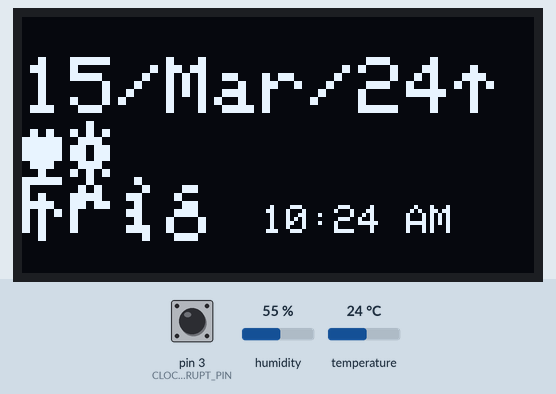
Simulated run of this sketch. Board: Arduino Uno, built with avr-gcc and run on an emulated ATmega328P. Parts: 128×64 one-colour display. The test bench sets the inputs (shaded band); at power-on: pin 3 (CLOCK_INTERRUPT_PIN) HIGH, humidity 55 %, temperature 24 °C. The local clock reads 2024-03-15 10:24:30 at power-on unless the sketch sets it; the sensor or clock chip raises its interrupt line as the real part does; what the sketch prints to the serial monitor is not drawn.

Above: at 5.2 s.
5.3 s: pin 3 (CLOCK_INTERRUPT_PIN) pulled LOW for 3 s
At 5.7 s:
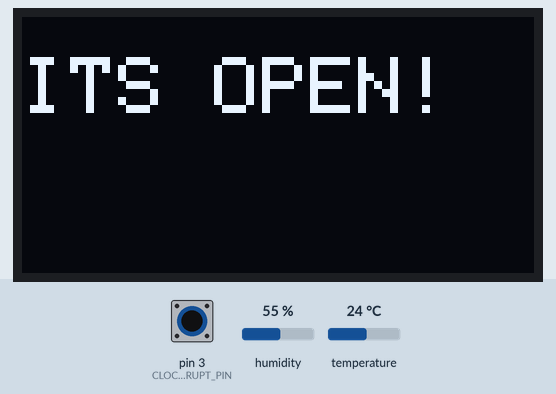
17.8 s: pin 3 (CLOCK_INTERRUPT_PIN) pulled LOW for 3 s
29.9 s: humidity set to 22 %
At 33.9 s:
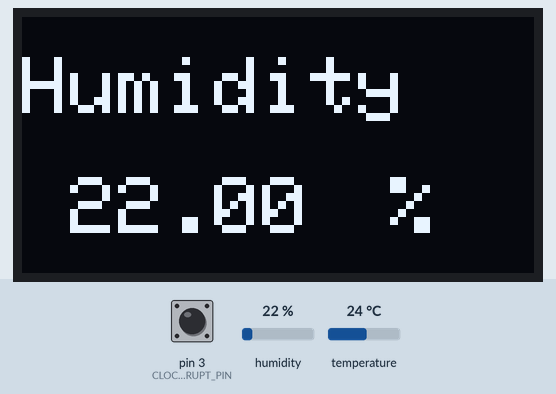
43.9 s: pin 3 (CLOCK_INTERRUPT_PIN) pulled LOW for 3 s
At 44.6 s:
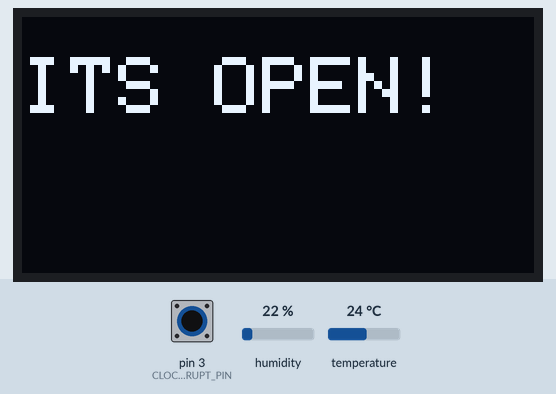
56.0 s: pin 3 (CLOCK_INTERRUPT_PIN) pulled LOW for 3 s
68.1 s: temperature set to 12 °C
At 78.6 s:
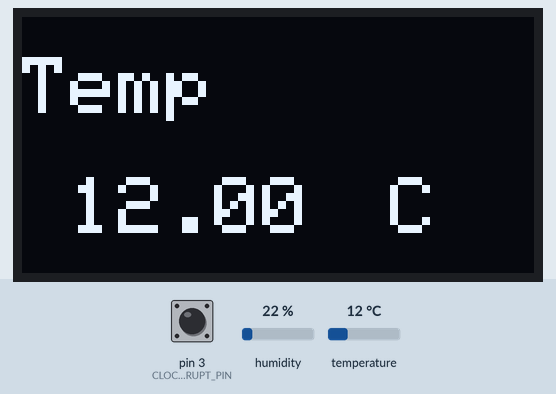
Timing chart, 0 to 80.1 s (numbered marks = the images above; inputs shaded):
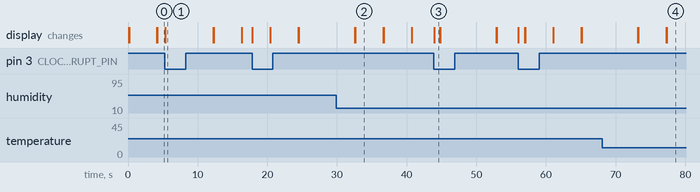

The sketch:

Sketch_03.ino
```cpp
#include <stdlib.h>
/*************************************************************************/

#include "DHT.h"

#define DHTPIN 2     // Digital pin connected to the DHT sensor

#define DHTTYPE DHT11
DHT dht(DHTPIN, DHTTYPE);

/**************************************************************************/

#include <SPI.h>
#include <Wire.h>
#include <Adafruit_GFX.h>
#include <Adafruit_SSD1306.h>

#define SCREEN_WIDTH 128 // OLED display width, in pixels
#define SCREEN_HEIGHT 64 // OLED display height, in pixels

// Declaration for an SSD1306 display connected to I2C (SDA, SCL pins)
// The pins for I2C are defined by the Wire-library.
// On an arduino UNO:       A4(SDA), A5(SCL)
#define OLED_RESET     4 // Reset pin # (or -1 if sharing Arduino reset pin)
#define SCREEN_ADDRESS 0x3C ///< See datasheet for Address; 0x3D for 128x64, 0x3C for 128x32
#define DISPLAY_TIME 4000
Adafruit_SSD1306 display(SCREEN_WIDTH, SCREEN_HEIGHT, &Wire, OLED_RESET);


/**************************************************************************/

#include <RTClib.h>

RTC_DS3231 rtc;

// the pin that is connected to SQW of DS3231
#define CLOCK_INTERRUPT_PIN 3
char weekDay[][4] = {"Sun", "Mon", "Tue", "Wed", "Thu", "Fri", "Sat" };
/**************************************************************************/

//////////////////////////////////////////////////////////////
// ************************* SETUP ***************************
//////////////////////////////////////////////////////////////

void setup()
{
  Serial.begin(9600);
  //Begin I2C
  Wire.begin();
  //Begin OLED
  if(!display.begin(SSD1306_SWITCHCAPVCC, SCREEN_ADDRESS)) {
    Serial.println(F("SSD1306 allocation failed"));
    for(;;); // Don't proceed, loop forever
  }
  //Begin humidity sensor
  dht.begin();


  //********************* initializing the rtc ********************
  if(!rtc.begin()) {
      Serial.println("Couldn't find RTC!");
      Serial.flush();
      abort();
  }

  /*
  if(rtc.lostPower()) {
      // this will adjust to the date and time at compilation
      rtc.adjust(DateTime(F(__DATE__), F(__TIME__)));
  }*/

  //we don't need the 32K Pin, so disable it
  rtc.disable32K();
  // Making it so, that the alarm will trigger an interrupt
  pinMode(CLOCK_INTERRUPT_PIN, INPUT_PULLUP);
  attachInterrupt(digitalPinToInterrupt(CLOCK_INTERRUPT_PIN), onAlarm, FALLING);
  // set alarm 1, 2 flag to false (so alarm 1, 2 didn't happen so far)
  // if not done, this easily leads to problems, as both register aren't reset on reboot/recompile
  rtc.clearAlarm(1);
  rtc.clearAlarm(2);
  // stop oscillating signals at SQW Pin
  // otherwise setAlarm1 will fail
  rtc.writeSqwPinMode(DS3231_OFF);
  // turn off alarm 2 (in case it isn't off already)
  // again, this isn't done at reboot, so a previously set alarm could easily go overlooked
  rtc.disableAlarm(2);
  // stop oscillating signals at SQW Pin
  rtc.writeSqwPinMode(DS3231_OFF);
  // schedule an alarm
  DateTime dtAlarm("2021-10-19T14:25:00");
  if(!rtc.setAlarm1(dtAlarm,0x10)) {
      Serial.println("Error, alarm wasn't set!\n");
  }else {
      Serial.print("Alarm will happen at ");
      Serial.println(dtAlarm.toString("DDD, DD MMM YYYY hh:mm:ss"));
  }

  // ***************** OLED WELCOME**********************
    char txt1[10] = "Hola";
  char txt2[10] = "Como tas?";

  DisplayText(30, 10, txt1, 4, 0, 2, false);
  DisplayText(0, 40, txt2, 9, DISPLAY_TIME, 2, true);
  display.clearDisplay();
}

//***************** OLED+Temp **************************
void DisplayTempAndHumidity()
{
  // Reading temperature or humidity takes about 250 milliseconds!
  // Sensor readings may also be up to 2 seconds 'old' (its a very slow sensor)
  float h = dht.readHumidity();
  // Read temperature as Celsius (the default)
  float t = dht.readTemperature();

  char h_str[8]; // Buffer big enough for 7-character float
  dtostrf(h, 6, 2, h_str); // Leave room for too large numbers!

  DisplayText(0, 10, "Humidity", 5, 0, 2, false);
  DisplayText(0,40, h_str, 5, 0, 2, true);
  DisplayText(80,40, " %", 5, DISPLAY_TIME, 2, true);

  char t_str[8]; // Buffer big enough for 7-character float
  dtostrf(t, 6, 2, t_str); // Leave room for too large numbers!

  DisplayText(0, 10, "Temp", 5, 0, 2, false);
  DisplayText(0,40, t_str, 5, 0, 2, true);
  DisplayText(80,40, " C", 5, DISPLAY_TIME, 2, true);

}

void DisplayText(int16_t curX, int16_t curY, char* text, uint8_t textLen, unsigned long displayTime, uint8_t textSize, bool holdPrevious)
{

  if(!holdPrevious)
    display.clearDisplay();
  display.setTextSize(textSize);
  display.setTextColor(SSD1306_WHITE);
  display.setCursor(curX,curY);
  display.print(text);
  display.display();
  delay(displayTime);
}

//******************************************************


//******************* RTC ******************************
void DisplayDateAndTime()
{
  // print current time
  char timeStr[10] = "hh:mm AP";
  char dateStr[9] = "DD/MMM/YY";
  uint8_t day;
  rtc.now().toString(timeStr);
  rtc.now().toString(dateStr);
  day = rtc.now().dayOfTheWeek();
  DisplayText(0, 10, dateStr, 9, 0, 2, false);
  DisplayText(0, 40, weekDay[day], 3, 0, 2, true);
  DisplayText(60, 47, timeStr, 5, 2*DISPLAY_TIME, 1, true);
}
void onAlarm()
{
  DisplayText(0, 10, "ITS OPEN!", 0, DISPLAY_TIME, 2, false);
}
//******************************************************


//******************* SERVO ****************************
//******************************************************


void loop() {
  DisplayDateAndTime();
  DisplayTempAndHumidity();

  //Alarm: use setAlarm1 ( const DateTime &  dt, Ds3231Alarm1Mode  alarm_mode)

  //for alarm mode: DS3231_A1_Day
  DisplayText(0, 10, "Alarm1: ", 0, 0, 1, false);
  char temp[8];
  dtostrf(rtc.alarmFired(1), 6, 2,temp);
  DisplayText(40, 10, temp, 0, DISPLAY_TIME, 1, true);

 /*if(rtc.alarmFired(1)) {
      rtc.clearAlarm(1);
      DisplayText(0, 10, "CLEARED", 0, DISPLAY_TIME, 2, false);
  }*/


}
```

Measured:
- after the input at 5.3 s, the display: changes at once (image 1)
- after the input at 43.9 s, the display: changes at once (image 3)
- what the display in image 2 shows lasts 4.0 s, from 32.6 s to 36.6 s
- what the display in image 3 shows lasts 0.9 s, from 43.9 s to 44.8 s
